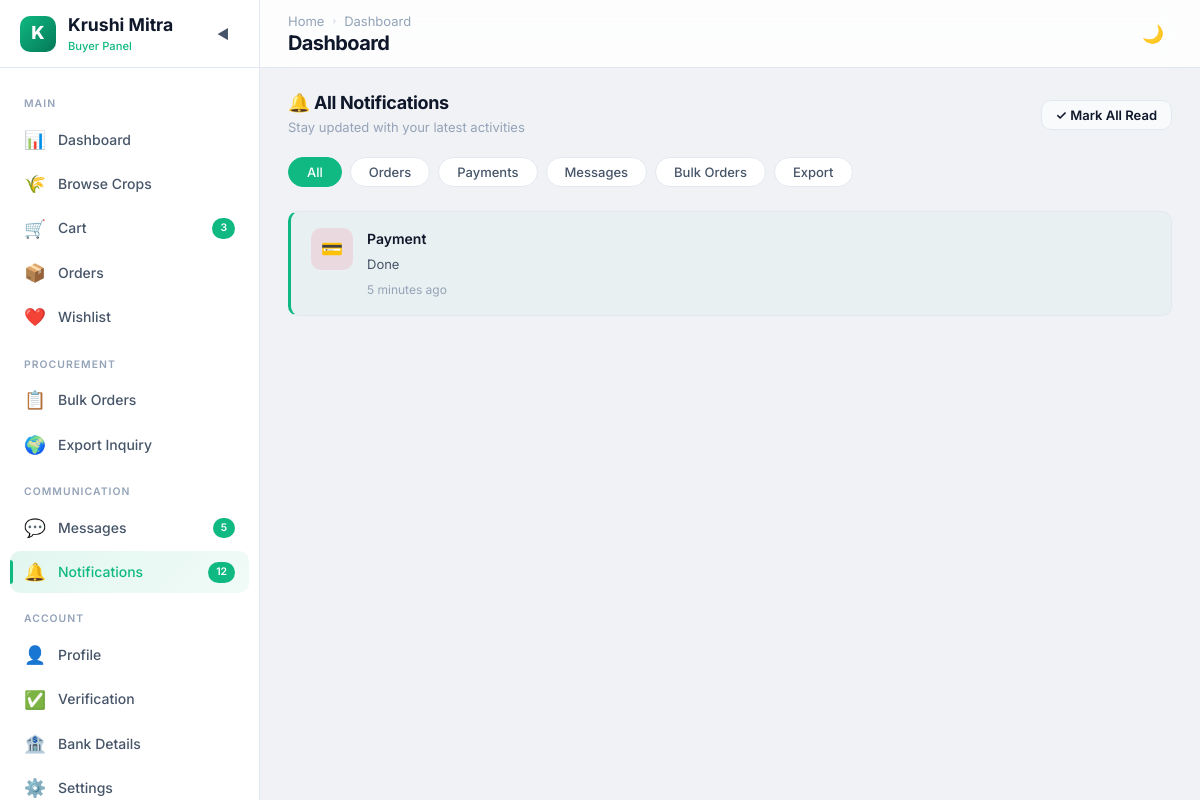
Before: /buyer/notifications/ (signed in) with the older database file.
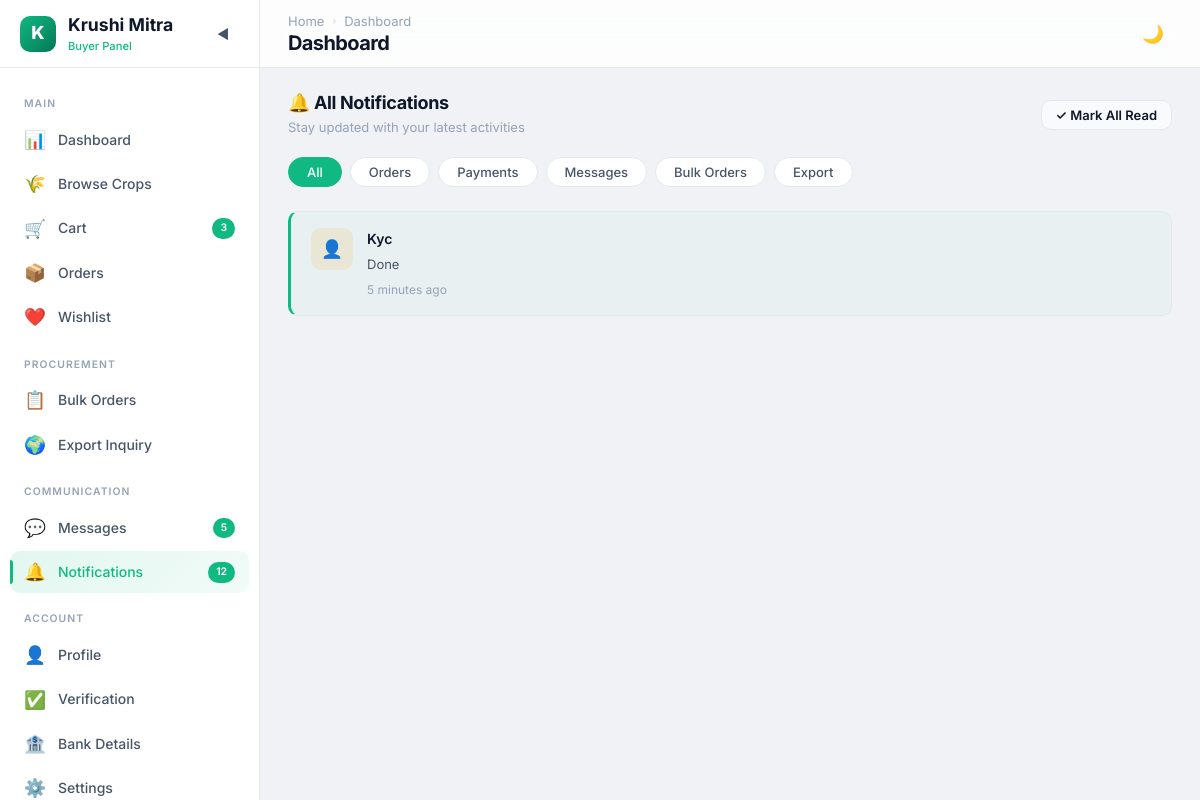
After: the same page with the newer database file.
### buyer/models.py (models this page shows, shortened)
class notifications(models.Model):
    NOTIFICATIONS_TYPES= (
        ("Order","Order"),
        ("Payment","Payment"),
        ("Bulk","Bulk"),
        ("Export","Export"),
        ("Kyc","Kyc"),
                            )
    user = models.ForeignKey(Buyer, on_delete=models.CASCADE, related_name='buyer')
    notification_type = models.CharField(max_length=20,choices=NOTIFICATIONS_TYPES)
    message = models.CharField(max_length=100,blank=True,null=True)
    is_readed = models.BooleanField(default=False)
    created_at = models.DateTimeField(auto_now_add=True)

### farmer/views.py (the view)
        def wrapper(request, *args, **kwargs):
            if "contact" in request.session:
                try:
                    user = User.objects.get(contact=request.session['contact'])
                    request.uid = user
                    if user.role not in allowed_roles:
                        messages.error(request, "Access Denied")
                        return redirect('login')
                    return view_function(request, *args, **kwargs)
                except User.DoesNotExist:
                    return redirect('login')
            return redirect('login')

### buyer/views.py (called while the page is built)
@check_login(['Buyer'])
def buyer_notifications(request):
    uid = request.uid
    buyr = Buyer.objects.get(user=uid)
    all_notifications = notifications.objects.filter(user=buyr)
    context={'buyr':buyr,'all_notifications':all_notifications}
    return render(request, "buyer/notifications.html",context)

### farmer/views.py (called while the page is built)
def check_login(allowed_roles):
    def decorator(view_function):
        def wrapper(request, *args, **kwargs):
            if "contact" in request.session:
                try:
                    user = User.objects.get(contact=request.session['contact'])
                    request.uid = user
                    if user.role not in allowed_roles:
                        messages.error(request, "Access Denied")
                        return redirect('login')
                    return view_function(request, *args, **kwargs)
                except User.DoesNotExist:
                    return redirect('login')
            return redirect('login')
        return wrapper
    return decorator

### buyer/templates/buyer/notifications.html (shortened to what the changed rows need)
<!DOCTYPE html>
{% load static %}
<html lang="en" data-theme="light">
<head>
  <link rel="stylesheet" href="{% static 'buyer/css/style.css' %}">
  <link rel="stylesheet" href="{% static 'buyer/css/notifications.css' %}">
</head>
<body>
  <div class="app-layout">
    <div class="main-wrapper">
      <header class="navbar">
        <div class="navbar-left"><button class="mobile-menu-btn">☰</button>
          <div>
            <h1 class="page-title">Notifications</h1>
          </div>
        </div>
      </header>
      <main class="main-content">
        <div class="section-header page-reveal">
          <div>
            <h2 class="section-title">🔔 All Notifications</h2>
          </div>
        </div>
        <div class="notification-list page-reveal">
          {%for notification in all_notifications%}
          {%if notification.is_readed%}
          <div class="notification-card read">
            {%else%}
            <div class="notification-card unread">
              {%endif%}
              {%if notification.notification_type == "Order"%}
              <div class="notif-icon green">📦</div>
              {%elif notification.notification_type == "Payment"%}
              <div class="notif-icon rose">💳</div>
              {%elif notification.notification_type == "Bulk"%}
              <div class="notif-icon purple">📋</div>
              {%elif notification.notification_type == "Export"%}
              <div class="notif-icon blue">🌍</div>
              {%elif notification.notification_type == "Kyc"%}
              <div class="notif-icon amber">👤</div>
              {%endif%}
              <div class="notif-content">
                <div class="notif-title">{{notification.notification_type}}</div>
                <div class="notif-text">{{notification.message}}</div>
                <div class="notif-time">5 minutes ago</div>
              </div>
            </div>
            {%endfor%}
          </div>
      </main>
    </div>
  </div>
</body>
</html>

Changed rows visible on the page:
changed notifications "Done": notification_type "Payment" → "Kyc"; notification_type "💳" → "👤"
